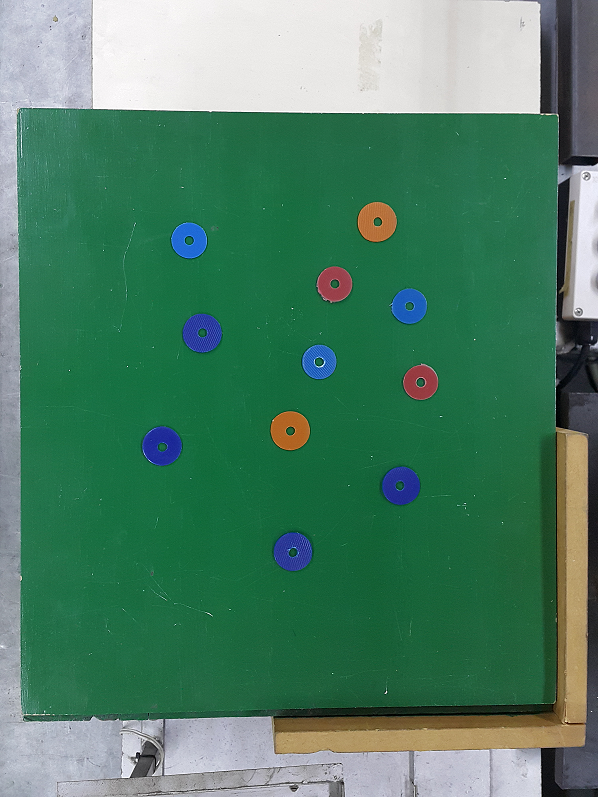
#> input picture Clase1/arandelas.png, 598 x 797 px
$ jupyter execute Deteccion_arandelas.ipynb   (shell and % lines are left out)
#> lines starting #> are read from the running program, lines starting #| are printed output that depends on the picture; after the words box and inside, x2 and y2 are one past the last pixel; in counts of white or black regions, pixels touching at a corner belong together
# Ejercitación espacios de color

Segmentación por color

[cell 1]
#Si queremos que las imágenes sean mostradas en una ventana emergente quitar el inline

# OpenCV-Python utiliza NumPy para el manejo de imágenes
import numpy as np
# cv2 es el módulo python para acceder a OpenCV
import cv2 as cv
# Usamos las poderosas herramientas de graficación de matplotlib para mostrar imágenes, perfiles, histogramas, etc
import matplotlib.pyplot as plt

[cell 2]
# Cargar la imagen color
#-----------------------
img_color = cv.imread('arandelas.png')
#> img_color is the input picture: shape (797, 598, 3); mean B, G, R 101.8, 127.5, 77.5
imgRGB = cv.cvtColor(img_color, cv.COLOR_BGR2RGB)

plt.figure(1)
plt.imshow(imgRGB)
plt.show()

[cell 3]
#Recortamos tablero verde, filas 180 - 580, columnas  130-450
img_cut=imgRGB[180:580,130:450]
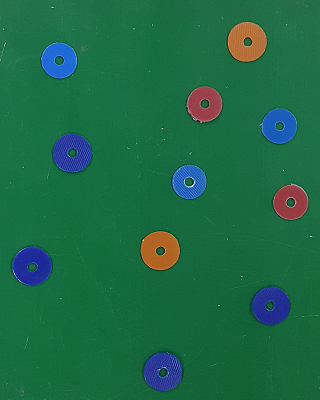
#> img_cut: shape (400, 320, 3); mean R, G, B 29.4, 105.4, 70
plt.figure(2)
plt.imshow(img_cut)
plt.show()

[cell 4]
#Tratamos de separar arandelas rojas
# Vemos arandela roja en col 203 filas 85-120
idx_col=203
perfil_color = img_cut[:,idx_col]
#> perfil_color = 400 rows, first 8: [30, 108, 68], [32, 110, 70], [29, 106, 67], [30, 108, 68], [32, 110, 70], [30, 108, 68], [32, 110, 70], [30, 108, 68]
plt.figure(3)
plt.plot(perfil_color[:,0],color='r',label='canal rojo')
plt.plot(perfil_color[:,1],color='g',label='canal verde')
plt.plot(perfil_color[:,2],color='b',label='canal azul')
#> figure, not shown here; curve peaks at x = 87, y = 168; curve peaks at x = 172, y = 128; curve peaks at x = 173, y = 206

[cell 5]
#Puedo extraer con roja >125
mask_rojas = cv.inRange(img_cut, (140,50,60),  (160,80,90))
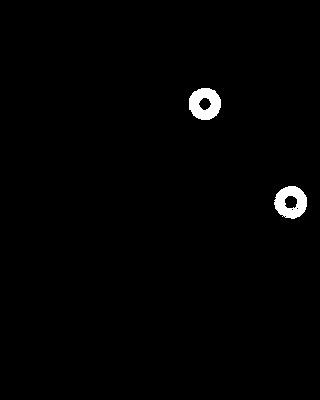
#> mask_rojas: shape (400, 320); 1.1% white; 2 white regions, box (x1, y1, x2, y2) and area: (189, 88, 221, 120) 723, (274, 186, 307, 219) 716
arandelas_rojas = cv.bitwise_and(img_cut, img_cut, mask=mask_rojas)
plt.figure(4)
plt.imshow(arandelas_rojas)
plt.show()
#Extrae bastante bien

[cell 6]
#Tratamos de separar arandelas naranjas
# Vemos arandela roja en col 158 filas 230-270
idx_col=158
perfil_color = img_cut[:,idx_col]
#> perfil_color = 400 rows, first 8: [29, 110, 67], [27, 108, 65], [28, 109, 66], [28, 109, 66], [24, 105, 62], [30, 109, 67], [28, 109, 67], [25, 108, 63]
plt.figure(5)
plt.plot(perfil_color[:,0],color='r',label='canal rojo')
plt.plot(perfil_color[:,1],color='g',label='canal verde')
plt.plot(perfil_color[:,2],color='b',label='canal azul')
#> figure, not shown here; curve peaks at x = 246, y = 216; curve peaks at x = 246, y = 147; curve peaks at x = 369, y = 198

[cell 7]
#Puedo extraer con roja 170-220
mask_naranjas = cv.inRange(img_cut, (170,90,25),  (220,150,82))
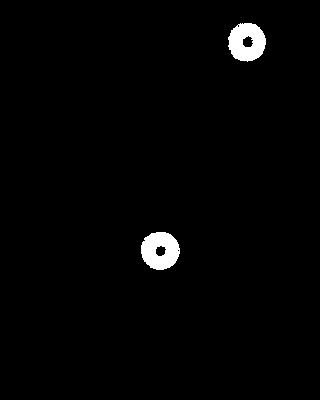
#> mask_naranjas: shape (400, 320); 1.7% white; 2 white regions, box (x1, y1, x2, y2) and area: (141, 232, 180, 270) 1091, (228, 23, 266, 62) 1071
arandelas_naranjas = cv.bitwise_and(img_cut, img_cut, mask=mask_naranjas)
plt.figure(6)
plt.imshow(arandelas_naranjas)
plt.show()
#Extrae bastante bien

[cell 8]
#Tratamos de separar arandelas azules
# Vemos arandela roja en col 270  filas 290-2320
idx_col=270
perfil_color = img_cut[:,idx_col]
#> perfil_color = 400 rows, first 8: [33, 109, 71], [35, 111, 72], [33, 108, 72], [36, 111, 76], [33, 106, 72], [33, 110, 73], [35, 108, 71], [37, 111, 76]
plt.figure(7)
plt.plot(perfil_color[:,0],color='r',label='canal rojo')
plt.plot(perfil_color[:,1],color='g',label='canal verde')
plt.plot(perfil_color[:,2],color='b',label='canal azul')
#> figure, not shown here; curve peaks at x = 300, y = 61; curve peaks at x = 111, y = 125; curve peaks at x = 140, y = 207

[cell 9]
#Puedo extraer con azul 140-183
mask_azules = cv.inRange(img_cut, (0,35,135),  (50,90,183))
#> mask_azules: shape (400, 320); 2.9% white; 74 white regions (67 under 20 px), largest, box (x1, y1, x2, y2) and area: (12, 247, 52, 286) 1054, (253, 287, 290, 325) 1009, (53, 134, 92, 172) 739
arandelas_azules = cv.bitwise_and(img_cut, img_cut, mask=mask_azules)
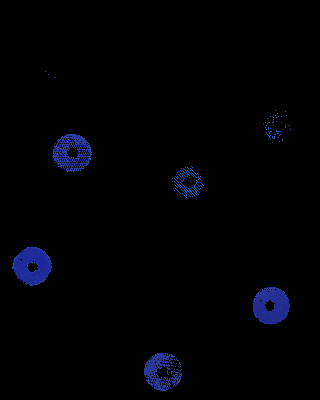
#> arandelas_azules: shape (400, 320, 3); mean R, G, B 1, 1.6, 4.5
plt.figure(8)
plt.imshow(arandelas_azules)
plt.show()
#Extrae bastante mal

[cell 10]
# Pruebo con HSV
#------------------------------------------------------
img_HSV = cv.cvtColor(img_cut, cv.COLOR_BGR2HSV)
#> img_HSV: shape (400, 320, 3); mean H, S, V 45.7, 197.9, 113.4

idx_col=270
perfil_hsv = img_HSV[:,idx_col]
#> perfil_hsv = 400 rows, first 8: [45, 178, 109], [45, 175, 111], [44, 177, 108], [44, 172, 111], [44, 176, 106], [44, 178, 110], [45, 172, 108], [44, 170, 111]
plt.figure(9)
plt.plot(perfil_hsv[:,0],color='r',label='canal h')
plt.plot(perfil_hsv[:,1],color='g',label='canal s')
plt.plot(perfil_hsv[:,2],color='b',label='canal v')
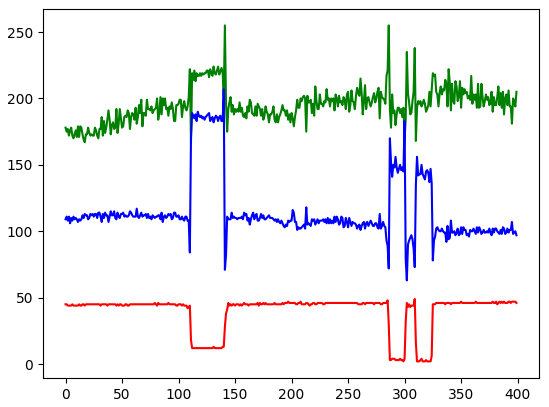
#> figure drawn by matplotlib, 1 panel; curve peaks at x = 309, y = 49; curve peaks at x = 141, y = 255; curve peaks at x = 140, y = 207

[cell 11]
#Probamos la fila 164
idx_col=165
perfil_hsv = img_HSV[:,idx_col]
#> perfil_hsv = 400 rows, first 8: [45, 190, 110], [46, 189, 108], [46, 182, 109], [46, 182, 109], [46, 194, 108], [45, 189, 109], [46, 188, 110], [46, 188, 110]
plt.figure(10)
plt.plot(perfil_hsv[:,0],color='r',label='canal h')
plt.plot(perfil_hsv[:,1],color='g',label='canal s')
plt.plot(perfil_hsv[:,2],color='b',label='canal v')
#> figure, not shown here; curve peaks at x = 232, y = 107; curve peaks at x = 369, y = 255; curve peaks at x = 367, y = 254

[cell 12]
#Probamos separando el azul nuevamente
mask_azules = cv.inRange(img_HSV, (0,120,120),  (9,255,255))
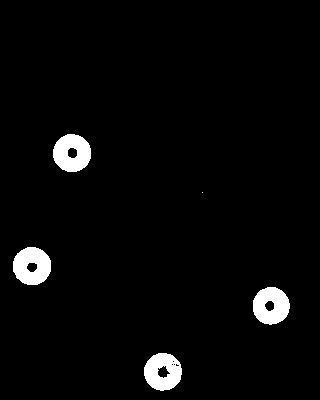
#> mask_azules: shape (400, 320); 3.3% white; 5 white regions (1 under 20 px), largest, box (x1, y1, x2, y2) and area: (13, 247, 51, 285) 1080, (53, 134, 91, 172) 1067, (144, 353, 182, 391) 1033, (253, 287, 290, 325) 1029
arandelas_azules = cv.bitwise_and(img_cut, img_cut, mask=mask_azules)
plt.figure(11)
plt.imshow(arandelas_azules)
plt.show()
#Separo bastante bien

[cell 13]
#Notamos que el HSV tambien es bueno para separar el celeste
#Probamos la columna 187, fila 160 a 200
idx_col=187
perfil_hsv = img_HSV[:,idx_col]
#> perfil_hsv = 400 rows, first 8: [45, 189, 105], [46, 189, 105], [46, 189, 105], [45, 184, 108], [45, 182, 109], [47, 188, 106], [45, 191, 107], [45, 191, 108]
plt.figure(12)
plt.plot(perfil_hsv[:,0],color='r',label='canal h')
plt.plot(perfil_hsv[:,1],color='g',label='canal s')
plt.plot(perfil_hsv[:,2],color='b',label='canal v')
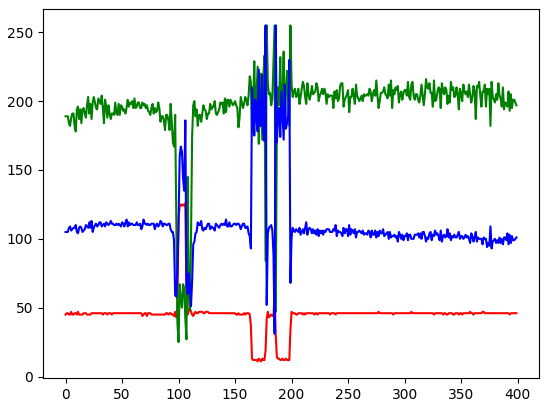
#> figure drawn by matplotlib, 1 panel; curve peaks at x = 106, y = 126; curve peaks at x = 178, y = 255; curve peaks at x = 177, y = 255

[cell 14]
#Notamos que el HSV tambien es bueno para separar el celeste
mask_celestes = cv.inRange(img_HSV, (10,150,150),  (15,255,255))
#> mask_celestes: shape (400, 320); 2% white; 49 white regions (46 under 20 px), largest, box (x1, y1, x2, y2) and area: (42, 43, 77, 78) 900, (262, 109, 296, 143) 859, (172, 165, 206, 199) 801
arandelas_celestes = cv.bitwise_and(img_cut, img_cut, mask=mask_celestes)
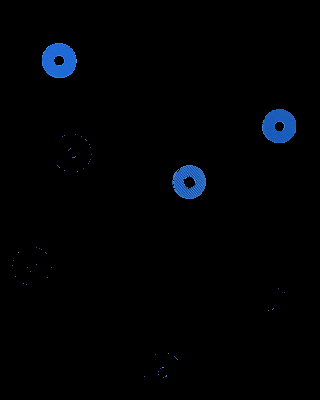
#> arandelas_celestes: shape (400, 320, 3); mean R, G, B 0.7, 2.1, 4.1
plt.figure(13)
plt.imshow(arandelas_celestes)
plt.show()
#Separo mas o menos, suficiente

[cell 15]
#Creo la mascara total 598 797
a=180
b=797-580
c=130
d=598-450

mask_rojas_total= cv.copyMakeBorder(mask_rojas,a,b,c,d,cv.BORDER_CONSTANT,value=0)
#> mask_rojas_total: shape (797, 598); 0.3% white; 2 white regions, box (x1, y1, x2, y2) and area: (319, 268, 351, 300) 723, (404, 366, 437, 399) 716
mask_naranjas_total= cv.copyMakeBorder(mask_naranjas,a,b,c,d,cv.BORDER_CONSTANT,value=0)
#> mask_naranjas_total: shape (797, 598); 0.45% white; 2 white regions, box (x1, y1, x2, y2) and area: (271, 412, 310, 450) 1091, (358, 203, 396, 242) 1071
mask_azules_total= cv.copyMakeBorder(mask_azules,a,b,c,d,cv.BORDER_CONSTANT,value=0)
#> mask_azules_total: shape (797, 598); 0.88% white; 5 white regions (1 under 20 px), largest, box (x1, y1, x2, y2) and area: (143, 427, 181, 465) 1080, (183, 314, 221, 352) 1067, (274, 533, 312, 571) 1033, (383, 467, 420, 505) 1029
mask_celestes_total= cv.copyMakeBorder(mask_celestes,a,b,c,d,cv.BORDER_CONSTANT,value=0)
#> mask_celestes_total: shape (797, 598); 0.55% white; 49 white regions (46 under 20 px), largest, box (x1, y1, x2, y2) and area: (172, 223, 207, 258) 900, (392, 289, 426, 323) 859, (302, 345, 336, 379) 801
mask_total=mask_rojas_total+mask_naranjas_total+mask_azules_total+mask_celestes_total
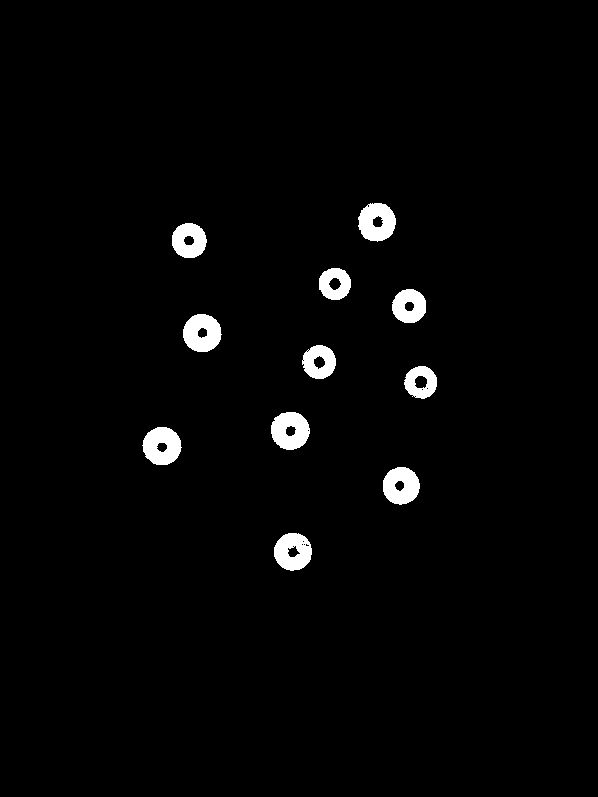
#> mask_total: shape (797, 598); 2.2% white; 11 white regions, largest, box (x1, y1, x2, y2) and area: (142, 427, 182, 465) 1096, (183, 314, 222, 352) 1092, (271, 412, 310, 450) 1091

arandelas = cv.bitwise_and(imgRGB, imgRGB, mask=mask_total)
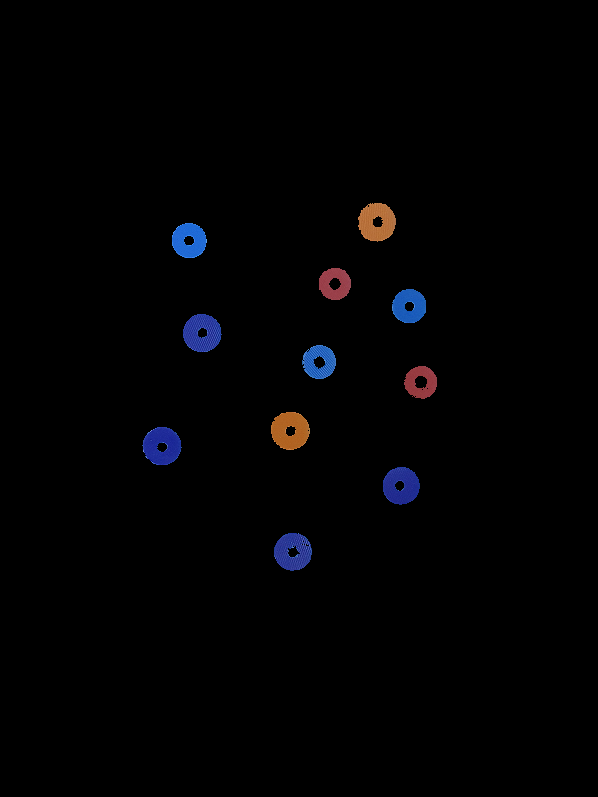
#> arandelas: shape (797, 598, 3); mean R, G, B 1.8, 1.7, 2.9

plt.figure(14)
plt.imshow(arandelas)
plt.show()
